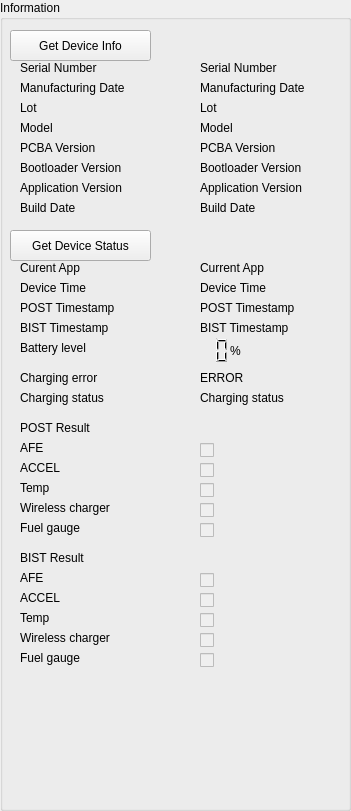
     <widget class="QGroupBox" name="gbox_input_file_8">
      <property name="geometry">
       <rect>
        <x>10</x>
        <y>0</y>
        <width>351</width>
        <height>811</height>
       </rect>
      </property>
      <property name="title">
       <string>Information</string>
      </property>
      <widget class="QPushButton" name="btn_get_device_info">
       <property name="enabled">
        <bool>true</bool>
       </property>
       <property name="geometry">
        <rect>
         <x>10</x>
         <y>30</y>
         <width>141</width>
         <height>31</height>
        </rect>
       </property>
       <property name="sizePolicy">
        <sizepolicy hsizetype="Expanding" vsizetype="Expanding">
         <horstretch>0</horstretch>
         <verstretch>0</verstretch>
        </sizepolicy>
       </property>
       <property name="font">
        <font>
         <family>Arial</family>
         <kerning>true</kerning>
        </font>
       </property>
       <property name="acceptDrops">
        <bool>true</bool>
       </property>
       <property name="text">
        <string>Get Device Info</string>
       </property>
      </widget>
      <widget class="QLabel" name="serial_number">
       <property name="geometry">
        <rect>
         <x>20</x>
         <y>60</y>
         <width>91</width>
         <height>16</height>
        </rect>
       </property>
       <property name="text">
        <string>Serial Number</string>
       </property>
      </widget>
      <widget class="QLabel" name="manufaturing_date">
       <property name="geometry">
        <rect>
         <x>20</x>
         <y>80</y>
         <width>131</width>
         <height>16</height>
        </rect>
       </property>
       <property name="text">
        <string>Manufacturing Date</string>
       </property>
      </widget>
      <widget class="QLabel" name="lot">
       <property name="geometry">
        <rect>
         <x>20</x>
         <y>100</y>
         <width>91</width>
         <height>16</height>
        </rect>
       </property>
       <property name="text">
        <string>Lot</string>
       </property>
      </widget>
      <widget class="QLabel" name="pcba">
       <property name="geometry">
        <rect>
         <x>20</x>
         <y>140</y>
         <width>91</width>
         <height>16</height>
        </rect>
       </property>
       <property name="text">
        <string>PCBA Version</string>
       </property>
      </widget>
      <widget class="QLabel" name="label_54">
       <property name="geometry">
        <rect>
         <x>20</x>
         <y>180</y>
         <width>121</width>
         <height>16</height>
        </rect>
       </property>
       <property name="text">
        <string>Application Version</string>
       </property>
      </widget>
      <widget class="QLabel" name="label_55">
       <property name="geometry">
        <rect>
         <x>20</x>
         <y>160</y>
         <width>121</width>
         <height>16</height>
        </rect>
       </property>
       <property name="text">
        <string>Bootloader Version</string>
       </property>
      </widget>
      <widget class="QLabel" name="model">
       <property name="geometry">
        <rect>
         <x>20</x>
         <y>120</y>
         <width>91</width>
         <height>16</height>
        </rect>
       </property>
       <property name="text">
        <string>Model</string>
       </property>
      </widget>
      <widget class="QLabel" name="label_57">
       <property name="geometry">
        <rect>
         <x>20</x>
         <y>200</y>
         <width>91</width>
         <height>16</height>
        </rect>
       </property>
       <property name="text">
        <string>Build Date</string>
       </property>
      </widget>
      <widget class="QLabel" name="info_manufacturing_date">
       <property name="geometry">
        <rect>
         <x>200</x>
         <y>80</y>
         <width>271</width>
         <height>16</height>
        </rect>
       </property>
       <property name="text">
        <string>Manufacturing Date</string>
       </property>
      </widget>
      <widget class="QLabel" name="info_lot">
       <property name="geometry">
        <rect>
         <x>200</x>
         <y>100</y>
         <width>271</width>
         <height>16</height>
        </rect>
       </property>
       <property name="text">
        <string>Lot</string>
       </property>
      </widget>
      <widget class="QLabel" name="info_serial_number">
       <property name="geometry">
        <rect>
         <x>200</x>
         <y>60</y>
         <width>271</width>
         <height>16</height>
        </rect>
       </property>
       <property name="text">
        <string>Serial Number</string>
       </property>
      </widget>
      <widget class="QLabel" name="info_build_date">
       <property name="geometry">
        <rect>
         <x>200</x>
         <y>200</y>
         <width>271</width>
         <height>16</height>
        </rect>
       </property>
       <property name="text">
        <string>Build Date</string>
       </property>
      </widget>
      <widget class="QLabel" name="info_pcba_version">
       <property name="geometry">
        <rect>
         <x>200</x>
         <y>140</y>
         <width>271</width>
         <height>16</height>
        </rect>
       </property>
       <property name="text">
        <string>PCBA Version</string>
       </property>
      </widget>
      <widget class="QLabel" name="info_model">
       <property name="geometry">
        <rect>
         <x>200</x>
         <y>120</y>
         <width>271</width>
         <height>16</height>
        </rect>
       </property>
       <property name="text">
        <string>Model</string>
       </property>
      </widget>
      <widget class="QLabel" name="info_bootloader_version">
       <property name="geometry">
        <rect>
         <x>200</x>
         <y>160</y>
         <width>271</width>
         <height>16</height>
        </rect>
       </property>
       <property name="text">
        <string>Bootloader Version</string>
       </property>
      </widget>
      <widget class="QLabel" name="info_aplication_version">
       <property name="geometry">
        <rect>
         <x>200</x>
         <y>180</y>
         <width>271</width>
         <height>16</height>
        </rect>
       </property>
       <property name="text">
        <string>Application Version</string>
       </property>
      </widget>
      <widget class="QLabel" name="status_bist_timestamp">
       <property name="geometry">
        <rect>
         <x>200</x>
         <y>320</y>
         <width>271</width>
         <height>16</height>
        </rect>
       </property>
       <property name="text">
        <string>BIST Timestamp</string>
       </property>
      </widget>
      <widget class="QLabel" name="label_68">
       <property name="geometry">
        <rect>
         <x>20</x>
         <y>280</y>
         <width>131</width>
         <height>16</height>
        </rect>
       </property>
       <property name="text">
        <string>Device Time</string>
       </property>
      </widget>
      <widget class="QLabel" name="status_current_app">
       <property name="geometry">
        <rect>
         <x>200</x>
         <y>260</y>
         <width>271</width>
         <height>16</height>
        </rect>
       </property>
       <property name="text">
        <string>Current App</string>
       </property>
      </widget>
      <widget class="QLabel" name="label_71">
       <property name="geometry">
        <rect>
         <x>20</x>
         <y>260</y>
         <width>91</width>
         <height>16</height>
        </rect>
       </property>
       <property name="text">
        <string>Curent App</string>
       </property>
      </widget>
      <widget class="QLabel" name="status_device_time">
       <property name="geometry">
        <rect>
         <x>200</x>
         <y>280</y>
         <width>271</width>
         <height>16</height>
        </rect>
       </property>
       <property name="text">
        <string>Device Time</string>
       </property>
      </widget>
      <widget class="QPushButton" name="btn_get_device_status">
       <property name="enabled">
        <bool>true</bool>
       </property>
       <property name="geometry">
        <rect>
         <x>10</x>
         <y>230</y>
         <width>141</width>
         <height>31</height>
        </rect>
       </property>
       <property name="sizePolicy">
        <sizepolicy hsizetype="Expanding" vsizetype="Expanding">
         <horstretch>0</horstretch>
         <verstretch>0</verstretch>
        </sizepolicy>
       </property>
       <property name="font">
        <font>
         <family>Arial</family>
         <kerning>true</kerning>
        </font>
       </property>
       <property name="acceptDrops">
        <bool>true</bool>
       </property>
       <property name="text">
        <string>Get Device Status</string>
       </property>
      </widget>
      <widget class="QLabel" name="label_74">
       <property name="geometry">
        <rect>
         <x>20</x>
         <y>370</y>
         <width>91</width>
         <height>16</height>
        </rect>
       </property>
       <property name="text">
        <string>Charging error</string>
       </property>
      </widget>
      <widget class="QLabel" name="status_post_timestamp">
       <property name="geometry">
        <rect>
         <x>200</x>
         <y>300</y>
         <width>271</width>
         <height>16</height>
        </rect>
       </property>
       <property name="text">
        <string>POST Timestamp</string>
       </property>
      </widget>
      <widget class="QLabel" name="label_77">
       <property name="geometry">
        <rect>
         <x>20</x>
         <y>300</y>
         <width>111</width>
         <height>16</height>
        </rect>
       </property>
       <property name="text">
        <string>POST Timestamp</string>
       </property>
      </widget>
      <widget class="QLabel" name="status_charging_error">
       <property name="geometry">
        <rect>
         <x>200</x>
         <y>370</y>
         <width>271</width>
         <height>16</height>
        </rect>
       </property>
       <property name="text">
        <string>ERROR</string>
       </property>
      </widget>
      <widget class="QLabel" name="label_80">
       <property name="geometry">
        <rect>
         <x>20</x>
         <y>320</y>
         <width>121</width>
         <height>16</height>
        </rect>
       </property>
       <property name="text">
        <string>BIST Timestamp</string>
       </property>
      </widget>
      <widget class="QLabel" name="label_81">
       <property name="geometry">
        <rect>
         <x>20</x>
         <y>340</y>
         <width>121</width>
         <height>16</height>
        </rect>
       </property>
       <property name="text">
        <string>Battery level</string>
       </property>
      </widget>
      <widget class="QLCDNumber" name="status_battery_level">
       <property name="geometry">
        <rect>
         <x>160</x>
         <y>335</y>
         <width>71</width>
         <height>31</height>
        </rect>
       </property>
       <property name="font">
        <font>
         <pointsize>13</pointsize>
         <weight>75</weight>
         <bold>true</bold>
         <kerning>true</kerning>
        </font>
       </property>
       <property name="frameShape">
        <enum>QFrame::NoFrame</enum>
       </property>
      </widget>
      <widget class="QCheckBox" name="status_post_temp_enabled">
       <property name="enabled">
        <bool>false</bool>
       </property>
       <property name="geometry">
        <rect>
         <x>200</x>
         <y>480</y>
         <width>87</width>
         <height>20</height>
        </rect>
       </property>
       <property name="text">
        <string/>
       </property>
       <property name="checkable">
        <bool>true</bool>
       </property>
      </widget>
      <widget class="QLabel" name="label_66">
       <property name="geometry">
        <rect>
         <x>20</x>
         <y>460</y>
         <width>60</width>
         <height>16</height>
        </rect>
       </property>
       <property name="text">
        <string>ACCEL</string>
       </property>
      </widget>
      <widget class="QLabel" name="label_82">
       <property name="geometry">
        <rect>
         <x>20</x>
         <y>440</y>
         <width>60</width>
         <height>16</height>
        </rect>
       </property>
       <property name="text">
        <string>AFE</string>
       </property>
      </widget>
      <widget class="QCheckBox" name="status_post_wireless_charger_enabled">
       <property name="enabled">
        <bool>false</bool>
       </property>
       <property name="geometry">
        <rect>
         <x>200</x>
         <y>500</y>
         <width>87</width>
         <height>20</height>
        </rect>
       </property>
       <property name="text">
        <string/>
       </property>
       <property name="checkable">
        <bool>true</bool>
       </property>
      </widget>
      <widget class="QLabel" name="label_83">
       <property name="geometry">
        <rect>
         <x>20</x>
         <y>480</y>
         <width>60</width>
         <height>16</height>
        </rect>
       </property>
       <property name="text">
        <string>Temp</string>
       </property>
      </widget>
      <widget class="QCheckBox" name="status_post_accel_enabled">
       <property name="enabled">
        <bool>false</bool>
       </property>
       <property name="geometry">
        <rect>
         <x>200</x>
         <y>460</y>
         <width>87</width>
         <height>20</height>
        </rect>
       </property>
       <property name="text">
        <string/>
       </property>
       <property name="checkable">
        <bool>true</bool>
       </property>
      </widget>
      <widget class="QLabel" name="label_84">
       <property name="geometry">
        <rect>
         <x>20</x>
         <y>500</y>
         <width>111</width>
         <height>16</height>
        </rect>
       </property>
       <property name="text">
        <string>Wireless charger</string>
       </property>
      </widget>
      <widget class="QCheckBox" name="status_post_afe_enabled">
       <property name="enabled">
        <bool>false</bool>
       </property>
       <property name="geometry">
        <rect>
         <x>200</x>
         <y>440</y>
         <width>87</width>
         <height>20</height>
        </rect>
       </property>
       <property name="text">
        <string/>
       </property>
       <property name="checkable">
        <bool>true</bool>
       </property>
      </widget>
      <widget class="QLabel" name="label_85">
       <property name="geometry">
        <rect>
         <x>20</x>
         <y>420</y>
         <width>91</width>
         <height>16</height>
        </rect>
       </property>
       <property name="text">
        <string>POST Result</string>
       </property>
      </widget>
      <widget class="QLabel" name="label_86">
       <property name="geometry">
        <rect>
         <x>20</x>
         <y>610</y>
         <width>60</width>
         <height>16</height>
        </rect>
       </property>
       <property name="text">
        <string>Temp</string>
       </property>
      </widget>
      <widget class="QLabel" name="label_87">
       <property name="geometry">
        <rect>
         <x>20</x>
         <y>630</y>
         <width>111</width>
         <height>16</height>
        </rect>
       </property>
       <property name="text">
        <string>Wireless charger</string>
       </property>
      </widget>
      <widget class="QCheckBox" name="status_bist_temp_enabled">
       <property name="enabled">
        <bool>false</bool>
       </property>
       <property name="geometry">
        <rect>
         <x>200</x>
         <y>610</y>
         <width>87</width>
         <height>20</height>
        </rect>
       </property>
       <property name="text">
        <string/>
       </property>
       <property name="checkable">
        <bool>true</bool>
       </property>
      </widget>
      <widget class="QCheckBox" name="status_bist_wireless_charger_enabled">
       <property name="enabled">
        <bool>false</bool>
       </property>
       <property name="geometry">
        <rect>
         <x>200</x>
         <y>630</y>
         <width>87</width>
         <height>20</height>
        </rect>
       </property>
       <property name="text">
        <string/>
       </property>
       <property name="checkable">
        <bool>true</bool>
       </property>
      </widget>
      <widget class="QCheckBox" name="status_bist_afe_enabled">
       <property name="enabled">
        <bool>false</bool>
       </property>
       <property name="geometry">
        <rect>
         <x>200</x>
         <y>570</y>
         <width>87</width>
         <height>20</height>
        </rect>
       </property>
       <property name="text">
        <string/>
       </property>
       <property name="checkable">
        <bool>true</bool>
       </property>
      </widget>
      <widget class="QLabel" name="label_70">
       <property name="geometry">
        <rect>
         <x>20</x>
         <y>590</y>
         <width>60</width>
         <height>16</height>
        </rect>
       </property>
       <property name="text">
        <string>ACCEL</string>
       </property>
      </widget>
      <widget class="QLabel" name="label_88">
       <property name="geometry">
        <rect>
         <x>20</x>
         <y>550</y>
         <width>91</width>
         <height>16</height>
        </rect>
       </property>
       <property name="text">
        <string>BIST Result</string>
       </property>
      </widget>
      <widget class="QLabel" name="label_89">
       <property name="geometry">
        <rect>
         <x>20</x>
         <y>570</y>
         <width>60</width>
         <height>16</height>
        </rect>
       </property>
       <property name="text">
        <string>AFE</string>
       </property>
      </widget>
      <widget class="QCheckBox" name="status_bist_accel_enabled">
       <property name="enabled">
        <bool>false</bool>
       </property>
       <property name="geometry">
        <rect>
         <x>200</x>
         <y>590</y>
         <width>87</width>
         <height>20</height>
        </rect>
       </property>
       <property name="text">
        <string/>
       </property>
       <property name="checkable">
        <bool>true</bool>
       </property>
      </widget>
      <widget class="QLabel" name="label_2">
       <property name="geometry">
        <rect>
         <x>230</x>
         <y>340</y>
         <width>60</width>
         <height>21</height>
        </rect>
       </property>
       <property name="text">
        <string>%</string>
       </property>
      </widget>
      <widget class="QCheckBox" name="status_post_fuel_gauge_enabled">
       <property name="enabled">
        <bool>false</bool>
       </property>
       <property name="geometry">
        <rect>
         <x>200</x>
         <y>520</y>
         <width>87</width>
         <height>20</height>
        </rect>
       </property>
       <property name="text">
        <string/>
       </property>
       <property name="checkable">
        <bool>true</bool>
       </property>
      </widget>
      <widget class="QLabel" name="label_90">
       <property name="geometry">
        <rect>
         <x>20</x>
         <y>520</y>
         <width>111</width>
         <height>16</height>
        </rect>
       </property>
       <property name="text">
        <string>Fuel gauge</string>
       </property>
      </widget>
      <widget class="QLabel" name="label_91">
       <property name="geometry">
        <rect>
         <x>20</x>
         <y>650</y>
         <width>111</width>
         <height>16</height>
        </rect>
       </property>
       <property name="text">
        <string>Fuel gauge</string>
       </property>
      </widget>
      <widget class="QCheckBox" name="status_bist_fuel_gauge_enabled">
       <property name="enabled">
        <bool>false</bool>
       </property>
       <property name="geometry">
        <rect>
         <x>200</x>
         <y>650</y>
         <width>87</width>
         <height>20</height>
        </rect>
       </property>
       <property name="text">
        <string/>
       </property>
       <property name="checkable">
        <bool>true</bool>
       </property>
      </widget>
      <widget class="QLabel" name="label_75">
       <property name="geometry">
        <rect>
         <x>20</x>
         <y>390</y>
         <width>101</width>
         <height>16</height>
        </rect>
       </property>
       <property name="text">
        <string>Charging status</string>
       </property>
      </widget>
      <widget class="QLabel" name="status_charging_status">
       <property name="geometry">
        <rect>
         <x>200</x>
         <y>390</y>
         <width>271</width>
         <height>16</height>
        </rect>
       </property>
       <property name="text">
        <string>Charging status</string>
       </property>
      </widget>
     </widget>
